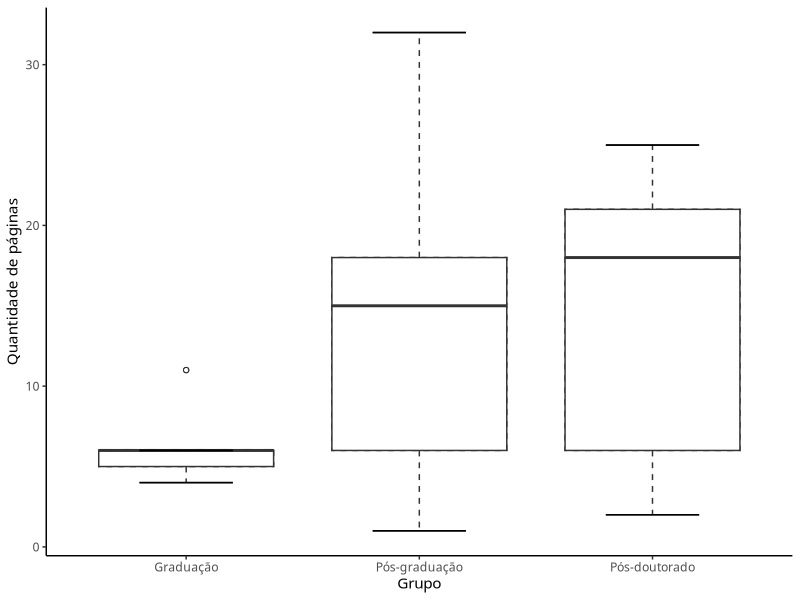

This chart was generated by the following R code: (Note: this script raises an error after producing the figure.)
## ---- chunk 1
# hugodown::md_document
knitr::opts_knit$set(upload.fun = knitr::imgur_upload, base.url = NULL)
knitr::opts_chunk$set(fig.width = 5, fig.height = 5, cache = TRUE)
library(tidyverse)
## ---- chunk 2
Páginas <- c(4, 5, 6, 6, 11, 1, 4, 6, 13, 15, 15, 18, 19,
             32, 2, 4, 6, 13, 18, 18, 21, 21, 25)
Grupo <- c(rep("Graduação", 5), rep("Pós-graduação", 9), rep("Pós-doutorado", 9))

dados <- as.data.frame(Páginas)
dados$Grupo <- factor(Grupo, levels = c("Graduação", "Pós-graduação", "Pós-doutorado"))

g1 <- ggplot(dados, aes(x = Grupo, y = Páginas)) +
  geom_boxplot(linetype = "dashed", outlier.shape = 1) +
  stat_boxplot(aes(ymin = ..lower.., ymax = ..upper..), outlier.shape = 1) +
  stat_boxplot(geom = "errorbar", aes(ymin = ..ymax..), width = 0.4) +
  stat_boxplot(geom = "errorbar", aes(ymax = ..ymin..), width = 0.4) +
  labs(y = "Quantidade de páginas") +
  theme_classic() +
  theme(text = element_text(family = "Nunito"))

ggsave(plot = g1, "g1.png", width = 3.4, height = 2.8, dpi = 400)
## ---- chunk 3
knitr::include_graphics("g2.png")
## ---- chunk 4
knitr::include_graphics("g3.png")
## ---- chunk 5
knitr::include_graphics("g4.png")
## ---- chunk 6
knitr::include_graphics("g5.png")
## ---- chunk 7
df <- c(24, 24, 25, 25, 27, 30, 32, 32, 35, 43)
df <- as.data.frame(df)

g6 <- ggplot(df, aes(x = "", y = df)) +
  geom_errorbar(stat = "boxplot", width = 0.3) +
  geom_boxplot(outlier.shape = 1, width = 0.6) +
  scale_y_continuous(breaks = seq(24, 44, by = 2)) +
  labs(y = "Idade (anos)", x = NULL) +
  theme_classic() +
  theme(text = element_text(family = "Nunito"),
        axis.ticks.x = element_blank(),
        panel.grid.major.y = element_line(color = "grey90"))

ggsave(plot = g6, "g6.png", width = 2, height = 2.8, dpi = 400)

knitr::include_graphics("g6.png")
## ---- chunk 8
knitr::include_graphics("g7.png")
## ---- chunk 9
knitr::include_graphics("g6.png")
## ---- chunk 10
g8 <- ggplot(df, aes(x = "", y = df)) +
  geom_errorbar(stat = "boxplot", width = 0.3) +
  geom_boxplot(outlier.shape = 1, width = 0.6) +
  scale_y_continuous(breaks = seq(24, 44, by = 2)) +
  labs(y = "Idade (anos)", x = NULL) +
  coord_flip() +
  theme_classic() +
  theme(text = element_text(family = "Nunito"),
        axis.ticks.y = element_blank(),
        panel.grid.major.x = element_line(color = "grey90"))

ggsave(plot = g8, "g8.png", height = 2, width = 2.8, dpi = 400)

knitr::include_graphics("g8.png")
## ---- chunk 11
knitr::include_graphics("g1.png")
## ---- chunk 12
knitr::include_graphics("g9.png")
## ---- chunk 13
knitr::include_graphics("g10.png")
## ---- chunk 14
knitr::include_graphics("g1.png")
## ---- chunk 15
g11 <- ggplot(dados, aes(x = Grupo, y = Páginas)) +
  geom_errorbar(stat = "boxplot", width = 0.3) +
  geom_boxplot(outlier.shape = 1, fill = "grey95") +
  labs(y = "Quantidade de páginas") +
  theme_classic()

ggsave(plot = g11, "g11.png", height = 2.5, width = 3.4, dpi = 400)
## ---- chunk 16
knitr::include_graphics("g11.png")
